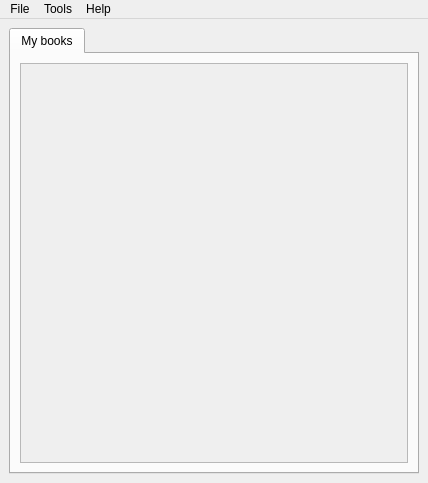
<?xml version="1.0" encoding="UTF-8"?>
<ui version="4.0">
 <class>Bookshelf</class>
 <widget class="QMainWindow" name="Bookshelf">
  <property name="geometry">
   <rect>
    <x>0</x>
    <y>0</y>
    <width>428</width>
    <height>483</height>
   </rect>
  </property>
  <property name="windowTitle">
   <string>Project Bookshelf</string>
  </property>
  <property name="styleSheet">
   <string notr="true"/>
  </property>
  <widget class="QWidget" name="central">
   <layout class="QVBoxLayout" name="verticalLayout">
    <item>
     <widget class="QTabWidget" name="tabWidget">
      <property name="minimumSize">
       <size>
        <width>410</width>
        <height>410</height>
       </size>
      </property>
      <property name="currentIndex">
       <number>0</number>
      </property>
      <property name="tabsClosable">
       <bool>false</bool>
      </property>
      <widget class="QWidget" name="mainBookshelf">
       <attribute name="title">
        <string>My books</string>
       </attribute>
       <layout class="QVBoxLayout" name="verticalLayout_2">
        <item>
         <widget class="QScrollArea" name="scrollArea">
          <property name="widgetResizable">
           <bool>true</bool>
          </property>
          <widget class="QWidget" name="scrollAreaWidgetContents">
           <property name="geometry">
            <rect>
             <x>0</x>
             <y>0</y>
             <width>386</width>
             <height>397</height>
            </rect>
           </property>
          </widget>
         </widget>
        </item>
       </layout>
      </widget>
     </widget>
    </item>
   </layout>
  </widget>
  <widget class="QMenuBar" name="menubar">
   <property name="geometry">
    <rect>
     <x>0</x>
     <y>0</y>
     <width>428</width>
     <height>20</height>
    </rect>
   </property>
   <widget class="QMenu" name="menuFile">
    <property name="title">
     <string>File</string>
    </property>
    <addaction name="actionOpen"/>
    <addaction name="actionImport"/>
    <addaction name="actionExport"/>
    <addaction name="actionExit"/>
   </widget>
   <widget class="QMenu" name="menuTools">
    <property name="title">
     <string>Tools</string>
    </property>
    <addaction name="actionAdd_new_shelf"/>
    <addaction name="actionSelection_mode"/>
    <addaction name="actionSettings"/>
   </widget>
   <widget class="QMenu" name="menuHelp">
    <property name="title">
     <string>Help</string>
    </property>
    <addaction name="actionAbout_Qt"/>
    <addaction name="actionAbout"/>
   </widget>
   <addaction name="menuFile"/>
   <addaction name="menuTools"/>
   <addaction name="menuHelp"/>
  </widget>
  <action name="actionOpen">
   <property name="text">
    <string>Open</string>
   </property>
  </action>
  <action name="actionExport">
   <property name="text">
    <string>Export</string>
   </property>
  </action>
  <action name="actionImport">
   <property name="text">
    <string>Import</string>
   </property>
  </action>
  <action name="actionExit">
   <property name="text">
    <string>Exit</string>
   </property>
  </action>
  <action name="actionAdd_new_shelf">
   <property name="text">
    <string>Add new shelf</string>
   </property>
  </action>
  <action name="actionAbout_Qt">
   <property name="text">
    <string>About Qt</string>
   </property>
  </action>
  <action name="actionAbout">
   <property name="text">
    <string>About</string>
   </property>
  </action>
  <action name="actionSettings">
   <property name="text">
    <string>Settings</string>
   </property>
  </action>
  <action name="actionSelection_mode">
   <property name="checkable">
    <bool>true</bool>
   </property>
   <property name="text">
    <string>Selection mode</string>
   </property>
  </action>
 </widget>
 <resources/>
 <connections/>
</ui>
